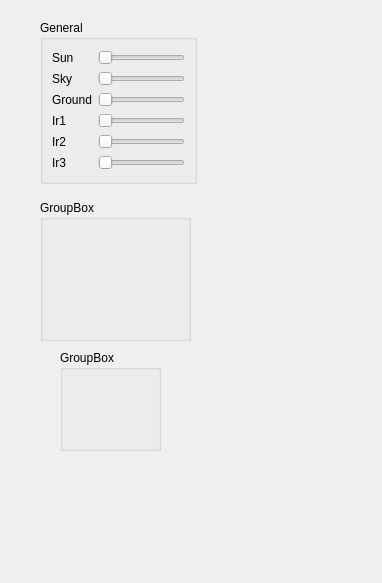
<?xml version="1.0" encoding="UTF-8"?>
<ui version="4.0">
 <class>Form</class>
 <widget class="QWidget" name="Form">
  <property name="geometry">
   <rect>
    <x>0</x>
    <y>0</y>
    <width>382</width>
    <height>583</height>
   </rect>
  </property>
  <property name="windowTitle">
   <string>Form</string>
  </property>
  <widget class="QGroupBox" name="groupBox">
   <property name="geometry">
    <rect>
     <x>40</x>
     <y>20</y>
     <width>157</width>
     <height>164</height>
    </rect>
   </property>
   <property name="title">
    <string>General</string>
   </property>
   <layout class="QVBoxLayout" name="verticalLayout">
    <item>
     <layout class="QGridLayout" name="gridLayout">
      <item row="0" column="0">
       <widget class="QLabel" name="label">
        <property name="text">
         <string>Sun</string>
        </property>
       </widget>
      </item>
      <item row="0" column="1">
       <widget class="QSlider" name="sunSlider">
        <property name="orientation">
         <enum>Qt::Horizontal</enum>
        </property>
       </widget>
      </item>
      <item row="1" column="0">
       <widget class="QLabel" name="label_2">
        <property name="text">
         <string>Sky</string>
        </property>
       </widget>
      </item>
      <item row="1" column="1">
       <widget class="QSlider" name="horizontalSlider_2">
        <property name="orientation">
         <enum>Qt::Horizontal</enum>
        </property>
       </widget>
      </item>
      <item row="2" column="0">
       <widget class="QLabel" name="label_3">
        <property name="text">
         <string>Ground</string>
        </property>
       </widget>
      </item>
      <item row="2" column="1">
       <widget class="QSlider" name="horizontalSlider_3">
        <property name="orientation">
         <enum>Qt::Horizontal</enum>
        </property>
       </widget>
      </item>
      <item row="3" column="0">
       <widget class="QLabel" name="label_4">
        <property name="text">
         <string>Ir1</string>
        </property>
       </widget>
      </item>
      <item row="3" column="1">
       <widget class="QSlider" name="horizontalSlider_4">
        <property name="orientation">
         <enum>Qt::Horizontal</enum>
        </property>
       </widget>
      </item>
      <item row="4" column="0">
       <widget class="QLabel" name="label_5">
        <property name="text">
         <string>Ir2</string>
        </property>
       </widget>
      </item>
      <item row="4" column="1">
       <widget class="QSlider" name="horizontalSlider_5">
        <property name="orientation">
         <enum>Qt::Horizontal</enum>
        </property>
       </widget>
      </item>
      <item row="5" column="0">
       <widget class="QLabel" name="label_6">
        <property name="text">
         <string>Ir3</string>
        </property>
       </widget>
      </item>
      <item row="5" column="1">
       <widget class="QSlider" name="horizontalSlider_6">
        <property name="orientation">
         <enum>Qt::Horizontal</enum>
        </property>
       </widget>
      </item>
     </layout>
    </item>
   </layout>
  </widget>
  <widget class="QGroupBox" name="groupBox_2">
   <property name="geometry">
    <rect>
     <x>40</x>
     <y>200</y>
     <width>151</width>
     <height>141</height>
    </rect>
   </property>
   <property name="title">
    <string>GroupBox</string>
   </property>
  </widget>
  <widget class="QGroupBox" name="groupBox_3">
   <property name="geometry">
    <rect>
     <x>60</x>
     <y>350</y>
     <width>101</width>
     <height>101</height>
    </rect>
   </property>
   <property name="title">
    <string>GroupBox</string>
   </property>
  </widget>
 </widget>
 <resources/>
 <connections/>
</ui>
